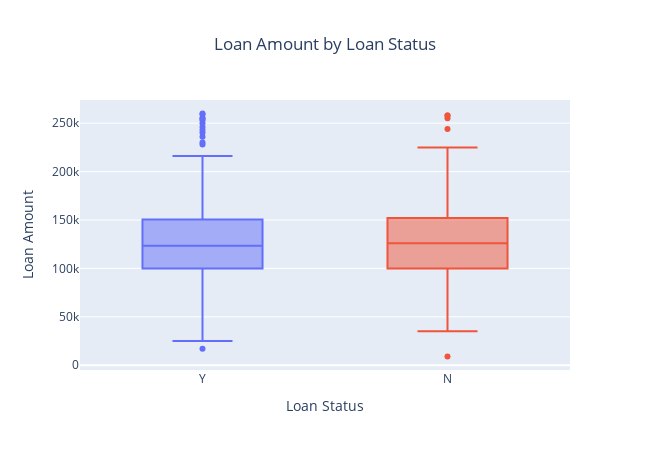

Here is the notebook cell this chart was saved with:
### Markdown cell above
**6. Loan Amount vs Loan Status**

### Code cell
fig = px.box(
    df1,
    x="Loan_Status",
    y="LoanAmount",
    color="Loan_Status",
    title="Loan Amount by Loan Status",
    labels={
        "Loan_Status": "Loan Status",
        "LoanAmount": "Loan Amount"
    }
)

fig.update_layout(
    width=650,
    height=450,
    title_x=0.5,
    showlegend=False
)

fig.show()

### Figure 1 — Plotly figure (JSON) as saved in the notebook; plotly's stock layout.template omitted (floating-point values rounded to 4 significant figures; data arrays with more than 128 entries replaced by an {"elided": "..."} marker saying what was removed)
{"data": [{"alignmentgroup": "True", "hovertemplate": "Loan Status=%{x}<br>Loan Amount=%{y}<extra></extra>", "legendgroup": "Y", "marker": {"color": "#636efa"}, "name": "Y", "notched": false, "offsetgroup": "Y", "orientation": "v", "showlegend": true, "type": "box", "x": {"elided": "372 str values"}, "x0": " ", "xaxis": "x", "y": {"elided": "372 float values"}, "y0": " ", "yaxis": "y"}, {"alignmentgroup": "True", "hovertemplate": "Loan Status=%{x}<br>Loan Amount=%{y}<extra></extra>", "legendgroup": "N", "marker": {"color": "#EF553B"}, "name": "N", "notched": false, "offsetgroup": "N", "orientation": "v", "showlegend": true, "type": "box", "x": {"elided": "163 str values"}, "x0": " ", "xaxis": "x", "y": {"elided": "163 float values"}, "y0": " ", "yaxis": "y"}], "layout": {"boxmode": "overlay", "height": 450, "legend": {"title": {"text": "Loan Status"}, "tracegroupgap": 0}, "showlegend": false, "title": {"text": "Loan Amount by Loan Status", "x": 0.5}, "width": 650, "xaxis": {"anchor": "y", "categoryarray": ["Y", "N"], "categoryorder": "array", "domain": [0, 1], "title": {"text": "Loan Status"}}, "yaxis": {"anchor": "x", "domain": [0, 1], "title": {"text": "Loan Amount"}}}}
